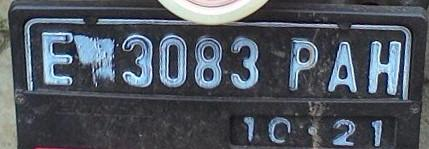
#> input picture 24 Prasasty Dara D.S/UTS/gambar/51-E-3083-PAH-10-21_jpeg.rf.427345355203f5c87224af98868891d1.jpg, 429 x 149 px, found by its file name
$ jupyter execute Plat_Nomor.ipynb
#> lines starting #> are read from the running program, lines starting #| are printed output that depends on the picture
[cell 1]
import numpy as np
import matplotlib.pyplot as plt
from sklearn.cluster import KMeans
import cv2

# Load Gambar
img = cv2.imread ('/51-E-3083-PAH-10-21_jpeg.rf.427345355203f5c87224af98868891d1.jpg')
#> img is the input picture: shape (149, 429, 3); mean B, G, R 94.8, 85.2, 78.8

# Tampilkan gambar
plt.imshow(cv2.cvtColor(img, cv2.COLOR_BGR2RGB))
plt.show()

h, w, ch = 100, 100, 3

# [18 lines left out: function plot_pixels, not called in this run]

from sklearn.cluster import KMeans
kmeans = KMeans(n_clusters=2)

fig, ax = plt.subplots(1, 2, figsize=(16, 6),
                       subplot_kw=dict(xticks=[], yticks=[]))
fig.subplots_adjust(wspace=0.05)
# Load your original image using cv2.imread instead of "img" if you have one
# img = cv2.imread('your_image.jpg')
ax[0].imshow(cv2.cvtColor(img, cv2.COLOR_BGR2RGB))
ax[0].set_title('Original Image', size=16)
plt.show()

[cell 2]
import numpy as np
import matplotlib.pyplot as plt
from sklearn.cluster import KMeans
import cv2

# Load Gambar
img = cv2.imread ('/35-E-5026-SF-06-18_jpeg.rf.4e7a017518a953610e40e646a6fc1c5a.jpg')
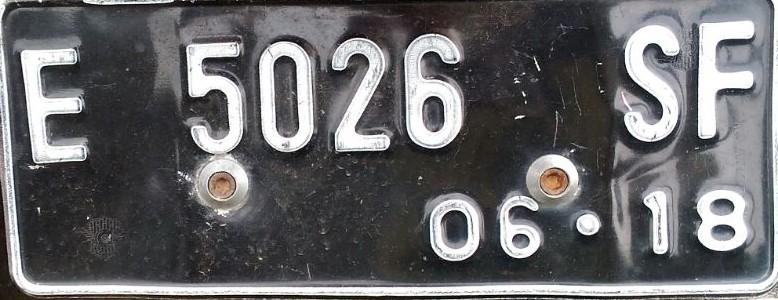
#> input picture 24 Prasasty Dara D.S/UTS/gambar/35-E-5026-SF-06-18_jpeg.rf.4e7a017518a953610e40e646a6fc1c5a.jpg, 778 x 300 px, found by its file name
#> img is the input picture: shape (300, 778, 3); mean B, G, R 104.5, 102.4, 102.7

# Tampilkan gambar
plt.imshow(cv2.cvtColor(img, cv2.COLOR_BGR2RGB))
plt.show()

h, w, ch = 100, 100, 3

# [18 lines left out: function plot_pixels, not called in this run]

from sklearn.cluster import KMeans
kmeans = KMeans(n_clusters=2)

fig, ax = plt.subplots(1, 2, figsize=(16, 6),
                       subplot_kw=dict(xticks=[], yticks=[]))
fig.subplots_adjust(wspace=0.05)
# Load your original image using cv2.imread instead of "img" if you have one
# img = cv2.imread('your_image.jpg')
ax[0].imshow(cv2.cvtColor(img, cv2.COLOR_BGR2RGB))
ax[0].set_title('Original Image', size=16)
plt.show()

[cell 3]
import numpy as np
import matplotlib.pyplot as plt
from sklearn.cluster import KMeans
import cv2

# Load Gambar
img = cv2.imread ('/85-E-2686-QH-04-19_jpeg.rf.40746df8e87648663e1deff8e0a363fe.jpg')
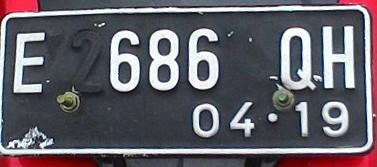
#> input picture 24 Prasasty Dara D.S/UTS/gambar/85-E-2686-QH-04-19_jpeg.rf.40746df8e87648663e1deff8e0a363fe.jpg, 377 x 167 px, found by its file name
#> img is the input picture: shape (167, 377, 3); mean B, G, R 104.1, 96.5, 99.9

# Tampilkan gambar
plt.imshow(cv2.cvtColor(img, cv2.COLOR_BGR2RGB))
plt.show()

h, w, ch = 100, 100, 3

# [18 lines left out: function plot_pixels, not called in this run]

from sklearn.cluster import KMeans
kmeans = KMeans(n_clusters=2)

fig, ax = plt.subplots(1, 2, figsize=(16, 6),
                       subplot_kw=dict(xticks=[], yticks=[]))
fig.subplots_adjust(wspace=0.05)
# Load your original image using cv2.imread instead of "img" if you have one
# img = cv2.imread('your_image.jpg')
ax[0].imshow(cv2.cvtColor(img, cv2.COLOR_BGR2RGB))
ax[0].set_title('Original Image', size=16)
plt.show()

[cell 4]
import numpy as np
import matplotlib.pyplot as plt
from sklearn.cluster import KMeans
import cv2

# Load Gambar
img = cv2.imread ('/BM3095V_PNG.rf.0b7429b3215a0488a61656004809abb2.jpg')
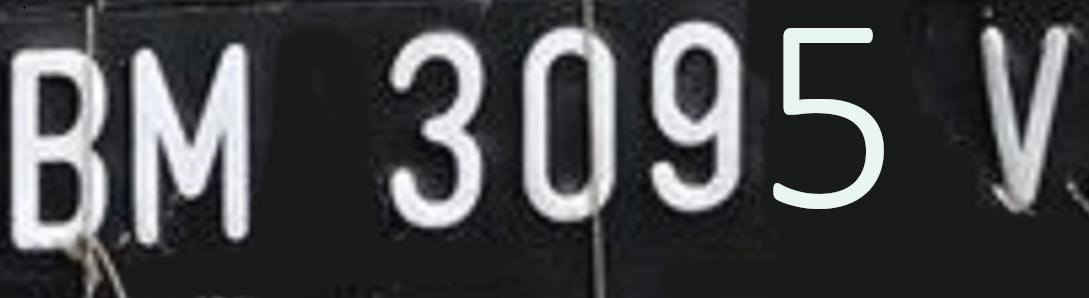
#> input picture 24 Prasasty Dara D.S/UTS/gambar/BM3095V_PNG.rf.0b7429b3215a0488a61656004809abb2.jpg, 1089 x 298 px, found by its file name
#> img is the input picture: shape (298, 1089, 3); mean B, G, R 74.2, 72.7, 71.2

# Tampilkan gambar
plt.imshow(cv2.cvtColor(img, cv2.COLOR_BGR2RGB))
plt.show()

h, w, ch = 100, 100, 3

# [18 lines left out: function plot_pixels, not called in this run]

from sklearn.cluster import KMeans
kmeans = KMeans(n_clusters=2)

fig, ax = plt.subplots(1, 2, figsize=(16, 6),
                       subplot_kw=dict(xticks=[], yticks=[]))
fig.subplots_adjust(wspace=0.05)
# Load your original image using cv2.imread instead of "img" if you have one
# img = cv2.imread('your_image.jpg')
ax[0].imshow(cv2.cvtColor(img, cv2.COLOR_BGR2RGB))
ax[0].set_title('Original Image', size=16)
plt.show()

[cell 5]
import numpy as np
import matplotlib.pyplot as plt
from sklearn.cluster import KMeans
import cv2

# Load Gambar
img = cv2.imread ('/BM45558Q_PNG.rf.336f13e66b098cd37be10ac1ede207e9.jpg')
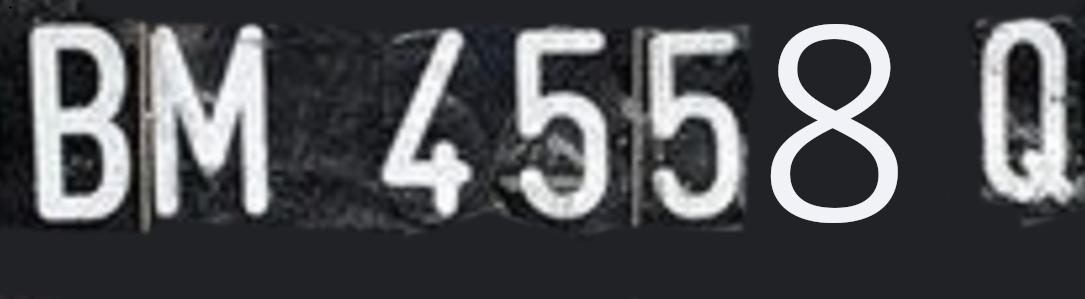
#> input picture 24 Prasasty Dara D.S/UTS/gambar/BM45558Q_PNG.rf.336f13e66b098cd37be10ac1ede207e9.jpg, 1085 x 299 px, found by its file name
#> img is the input picture: shape (299, 1085, 3); mean B, G, R 82.7, 79.5, 78.4

# Tampilkan gambar
plt.imshow(cv2.cvtColor(img, cv2.COLOR_BGR2RGB))
plt.show()

h, w, ch = 100, 100, 3

# [18 lines left out: function plot_pixels, not called in this run]

from sklearn.cluster import KMeans
kmeans = KMeans(n_clusters=2)

fig, ax = plt.subplots(1, 2, figsize=(16, 6),
                       subplot_kw=dict(xticks=[], yticks=[]))
fig.subplots_adjust(wspace=0.05)
# Load your original image using cv2.imread instead of "img" if you have one
# img = cv2.imread('your_image.jpg')
ax[0].imshow(cv2.cvtColor(img, cv2.COLOR_BGR2RGB))
ax[0].set_title('Original Image', size=16)
plt.show()

[cell 6]
import numpy as np
import matplotlib.pyplot as plt

# Membuat data dengan garis tetap lurus dan titik-titik kecil
data = np.linspace(0, 1, 10000).reshape(10000, 1)
data = np.hstack((data, data, data))  # Salin komponen merah ke hijau dan biru
noise = np.random.normal(0, 0.05, (10000, 3))  # Tambahkan noise ke data
data += noise

# Menentukan fungsi pembengkokan yang mempertahankan garis tetap lurus
def make_curve(data):
    x, y, z = data.T
    x = x  # Tetapkan x sama
    y = y - 0.1  # Mendorong garis sedikit ke bawah
    return np.column_stack((x, y, z))

data = make_curve(data)

# Definisikan atau impor fungsi plot_pixels di sini
def plot_pixels(data, title, colors=None, N=10000):
    if colors is None:
        colors = data

    # Pilih subset acak dari data
    rng = np.random.RandomState(0)
    i = rng.permutation(data.shape[0])[:N]
    colors = colors[i]
    R, G, B = data[i].T

    fig, ax = plt.subplots(1, 2, figsize=(8, 4))
    ax[0].scatter(R, G, color=colors, marker='.', s=2)  # Perkecil ukuran titik
    ax[0].set(xlabel='Black', ylabel='Green', xlim=(0, 1), ylim=(0, 1))

    ax[1].scatter(R, B, color=colors, marker='.', s=2)  # Perkecil ukuran titik
    ax[1].set(xlabel='Black', ylabel='Blue', xlim=(0, 1), ylim=(0, 1))

    fig.suptitle(title, size=14)

# Memanggil fungsi plot_pixels dengan warna yang berbeda, garis yang tetap lurus tapi lebih kecil, dan titik-titik yang sangat kecil
colors = np.random.rand(10000, 3)  # Membuat warna acak
plot_pixels(data, title='Input color space: Line with Smaller and Straight Line with Tiny Dots', colors=colors)

# Menampilkan plot
plt.show()
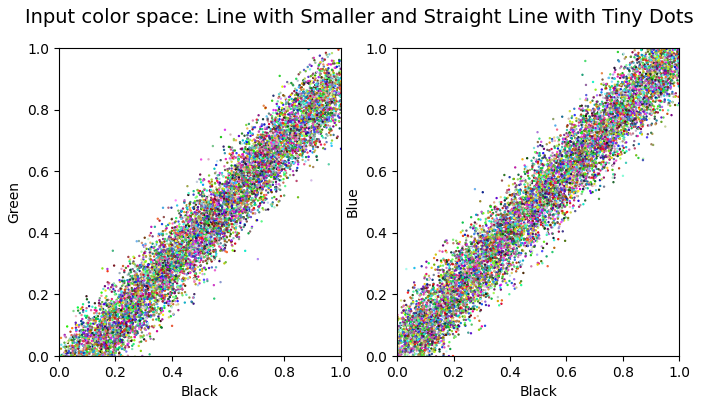
#> figure drawn by matplotlib, 2 panels

[cell 7]
import numpy as np
import matplotlib.pyplot as plt

# Membuat data dengan garis tetap lurus dan titik-titik kecil
data = np.linspace(0, 1, 10000).reshape(10000, 1)
data = np.hstack((data, data, data))  # Salin komponen merah ke hijau dan biru
noise = np.random.normal(0, 0.05, (10000, 3))  # Tambahkan noise ke data
data += noise

# Menentukan fungsi pembengkokan yang mempertahankan garis tetap lurus
def make_curve(data):
    x, y, z = data.T
    x = x  # Tetapkan x sama
    y = y - 0.1  # Mendorong garis sedikit ke bawah
    return np.column_stack((x, y, z))

data = make_curve(data)

# Definisikan atau impor fungsi plot_pixels di sini
def plot_pixels(data, title, colors=None, N=10000):
    if colors is None:
        colors = data

    # Pilih subset acak dari data
    rng = np.random.RandomState(0)
    i = rng.permutation(data.shape[0])[:N]
    R, G, B = data[i].T

    fig, ax = plt.subplots(1, 2, figsize=(8, 4))
    ax[0].scatter(R, G, color=colors, marker='.', s=2)  # Perkecil ukuran titik
    ax[0].set(xlabel='Red', ylabel='Green', xlim=(0, 1), ylim=(0, 1))

    ax[1].scatter(R, B, color=colors, marker='.', s=2)  # Perkecil ukuran titik
    ax[1].set(xlabel='Red', ylabel='Blue', xlim=(0, 1), ylim=(0, 1))

    fig.suptitle(title, size=14)

# Memanggil fungsi plot_pixels dengan warna hitam coklat, garis yang tetap lurus tapi lebih kecil, dan titik-titik yang sangat kecil
colors = np.array([[0.2, 0.1, 0.0]])  # Hitam coklat
plot_pixels(data, title='Input color space: Line with Smaller and Straight Line with Tiny Dots', colors=colors)

# Menampilkan plot
plt.show()
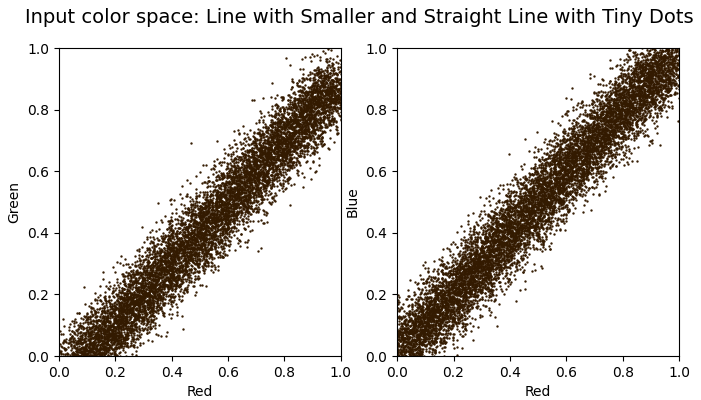
#> figure drawn by matplotlib, 2 panels

[cell 8]
import numpy as np
import matplotlib.pyplot as plt

# Membuat data dengan garis tetap lurus dan titik-titik kecil
data = np.linspace(0, 1, 10000).reshape(10000, 1)
data = np.hstack((data, data, data))  # Salin komponen merah ke hijau dan biru
noise = np.random.normal(0, 0.05, (10000, 3))  # Tambahkan noise ke data
data += noise

# Menentukan fungsi pembengkokan yang mempertahankan garis tetap lurus
def make_curve(data):
    x, y, z = data.T
    x = x  # Tetapkan x sama
    y = y - 0.1  # Mendorong garis sedikit ke bawah
    return np.column_stack((x, y, z))

data = make_curve(data)

# Definisikan atau impor fungsi plot_pixels di sini
def plot_pixels(data, title, colors=None, N=10000):
    if colors is None:
        colors = data

    # Pilih subset acak dari data
    rng = np.random.RandomState(0)
    i = rng.permutation(data.shape[0])[:N]
    R, G, B = data[i].T

    fig, ax = plt.subplots(1, 2, figsize=(8, 4))
    ax[0].scatter(R, G, color=colors, marker='.', s=2)  # Perkecil ukuran titik
    ax[0].set(xlabel='Red', ylabel='Green', xlim=(0, 1), ylim=(0, 1))

    ax[1].scatter(R, B, color=colors, marker='.', s=2)  # Perkecil ukuran titik
    ax[1].set(xlabel='Red', ylabel='Blue', xlim=(0, 1), ylim=(0, 1))

    fig.suptitle(title, size=14)

# Memanggil fungsi plot_pixels dengan warna hitam coklat, garis yang tetap lurus tapi lebih kecil, dan titik-titik yang sangat kecil
colors = np.array([[0.6, 0.0, 0.8]])  # Ungu biru
plot_pixels(data, title='Input color space: Line with Smaller and Straight Line with Tiny Dots', colors=colors)

# Menampilkan plot
plt.show()
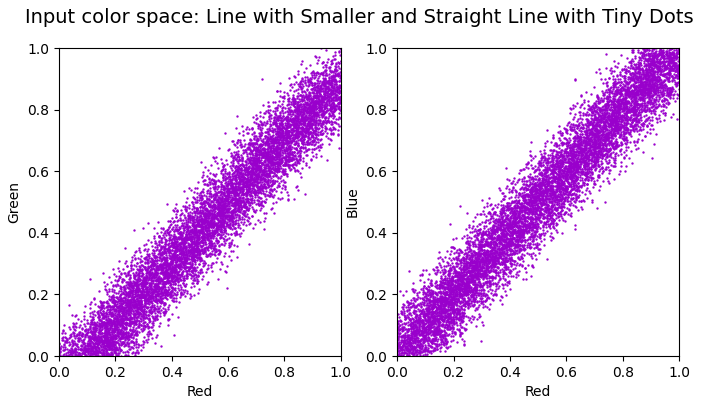
#> figure drawn by matplotlib, 2 panels

[cell 9]
import numpy as np
import matplotlib.pyplot as plt

# Membuat data dengan garis tetap lurus dan titik-titik kecil
data = np.linspace(0, 1, 10000).reshape(10000, 1)
data = np.hstack((data, data, data))  # Salin komponen merah ke hijau dan biru
noise = np.random.normal(0, 0.05, (10000, 3))  # Tambahkan noise ke data
data += noise

# Menentukan fungsi pembengkokan yang mempertahankan garis tetap lurus
def make_curve(data):
    x, y, z = data.T
    x = x  # Tetapkan x sama
    y = y - 0.1  # Mendorong garis sedikit ke bawah
    return np.column_stack((x, y, z))

data = make_curve(data)

# Definisikan atau impor fungsi plot_pixels di sini
def plot_pixels(data, title, colors=None, N=10000):
    if colors is None:
        colors = data

    # Pilih subset acak dari data
    rng = np.random.RandomState(0)
    i = rng.permutation(data.shape[0])[:N]
    R, G, B = data[i].T

    fig, ax = plt.subplots(1, 2, figsize=(8, 4))
    ax[0].scatter(R, G, color=colors, marker='.', s=2)  # Perkecil ukuran titik
    ax[0].set(xlabel='Red', ylabel='Green', xlim=(0, 1), ylim=(0, 1))

    ax[1].scatter(R, B, color=colors, marker='.', s=2)  # Perkecil ukuran titik
    ax[1].set(xlabel='Red', ylabel='Blue', xlim=(0, 1), ylim=(0, 1))

    fig.suptitle(title, size=14)

# Memanggil fungsi plot_pixels dengan warna hitam coklat, garis yang tetap lurus tapi lebih kecil, dan titik-titik yang sangat kecil
colors = np.array([[1.0, 0.6, 0.0]])  # Pink kuning
plot_pixels(data, title='Input color space: Line with Smaller and Straight Line with Tiny Dots', colors=colors)

# Menampilkan plot
plt.show()
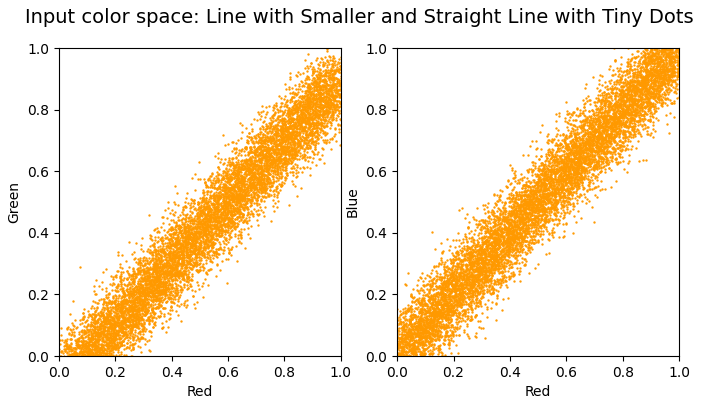
#> figure drawn by matplotlib, 2 panels

[cell 10]
import numpy as np
import matplotlib.pyplot as plt

# Membuat data dengan garis tetap lurus dan titik-titik kecil
data = np.linspace(0, 1, 10000).reshape(10000, 1)
data = np.hstack((data, data, data))  # Salin komponen merah ke hijau dan biru
noise = np.random.normal(0, 0.05, (10000, 3))  # Tambahkan noise ke data
data += noise

# Menentukan fungsi pembengkokan yang mempertahankan garis tetap lurus
def make_curve(data):
    x, y, z = data.T
    x = x  # Tetapkan x sama
    y = y - 0.1  # Mendorong garis sedikit ke bawah
    return np.column_stack((x, y, z))

data = make_curve(data)

# Definisikan atau impor fungsi plot_pixels di sini
def plot_pixels(data, title, colors=None, N=10000):
    if colors is None:
        colors = data

    # Pilih subset acak dari data
    rng = np.random.RandomState(0)
    i = rng.permutation(data.shape[0])[:N]
    R, G, B = data[i].T

    fig, ax = plt.subplots(1, 2, figsize=(8, 4))
    ax[0].scatter(R, G, color=colors, marker='.', s=2)  # Perkecil ukuran titik
    ax[0].set(xlabel='Red', ylabel='Green', xlim=(0, 1), ylim=(0, 1))

    ax[1].scatter(R, B, color=colors, marker='.', s=2)  # Perkecil ukuran titik
    ax[1].set(xlabel='Red', ylabel='Blue', xlim=(0, 1), ylim=(0, 1))

    fig.suptitle(title, size=14)

# Memanggil fungsi plot_pixels dengan warna hitam coklat, garis yang tetap lurus tapi lebih kecil, dan titik-titik yang sangat kecil
colors = np.array([[0.0, 0.5, 1.0]])  # Hitam coklat
plot_pixels(data, title='Input color space: Line with Smaller and Straight Line with Tiny Dots', colors=colors)

# Menampilkan plot
plt.show()
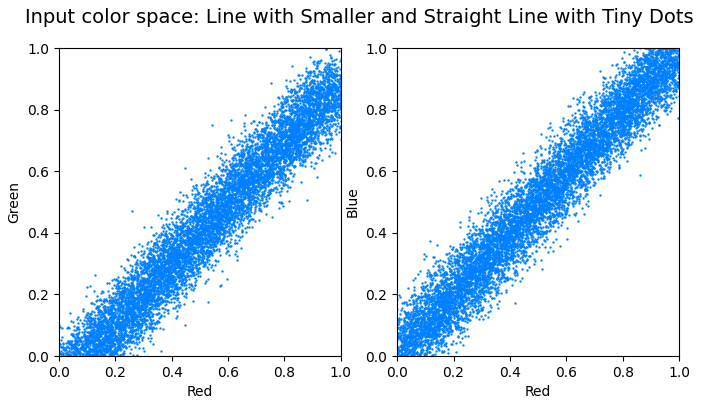
#> figure drawn by matplotlib, 2 panels
